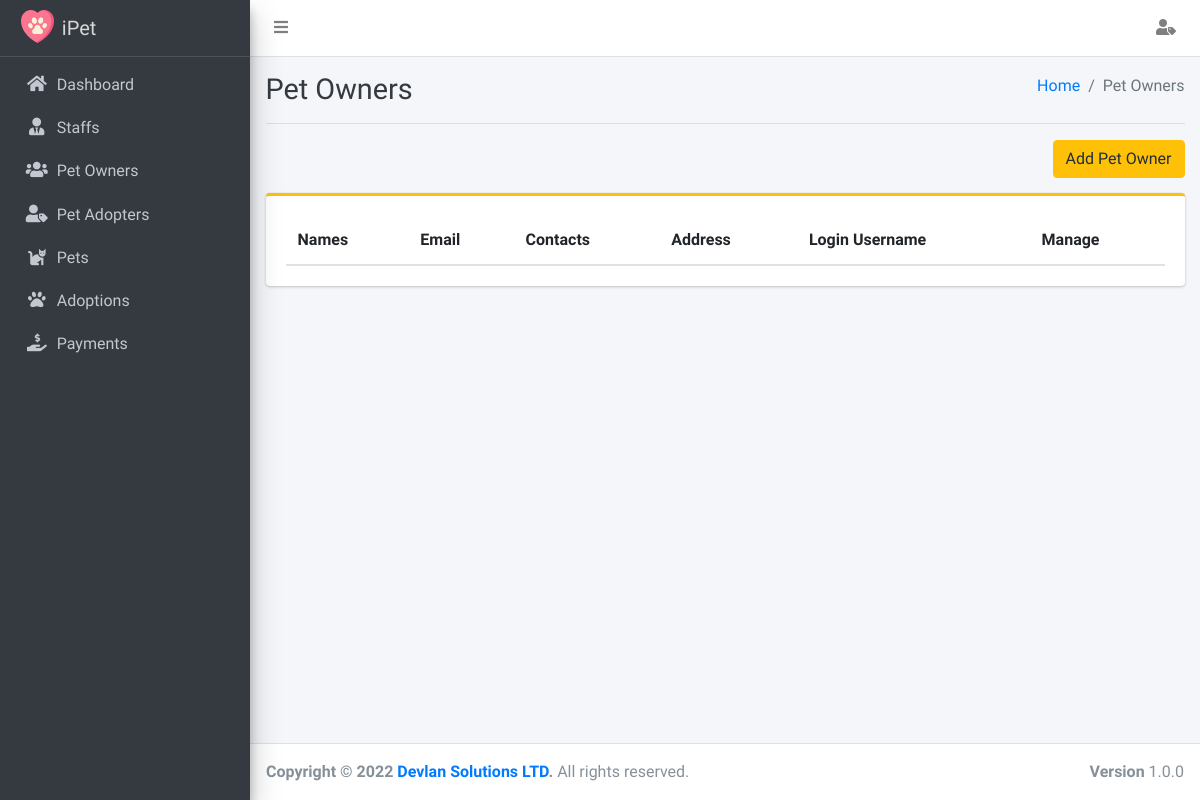
The app's page /views/pet_owners.php (signed in), older data.
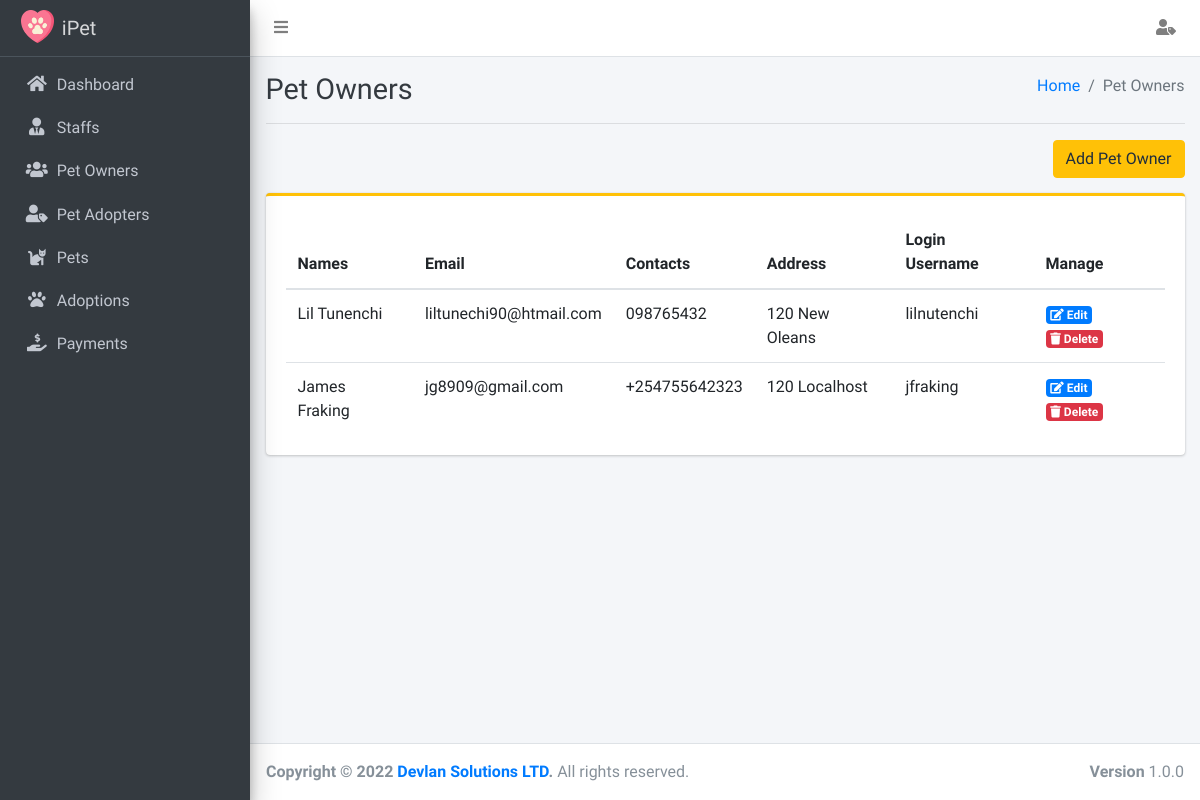
The same page, newer data.
### tables this page shows
CREATE TABLE `pet_owner` (
  `pet_owner_id` int(200) NOT NULL,
  `pet_owner_login_id` int(200) NOT NULL,
  `pet_owner_name` varchar(200) NOT NULL,
  `pet_owner_email` varchar(200) NOT NULL,
  `pet_owner_contacts` varchar(200) NOT NULL,
  `pet_owner_address` longtext NOT NULL
);

### views/pet_owners.php (the view, shortened to what this page needs)
<?php
require_once('../config/config.php');
require_once('../partials/head.php');
?>
<body class="hold-transition sidebar-mini layout-fixed">
    <div class="wrapper">
        <?php require_once('../partials/navbar.php'); ?>
        <?php require_once('../partials/sidebar.php'); ?>
        <div class="content-wrapper">
            <div class="content-header">
                <div class="container-fluid">
                    <div class="row mb-2">
                        <div class="col-sm-6">
                            <h1 class="m-0 text-dark">Pet Owners</h1>
                        </div>
                        <div class="col-sm-6">
                            <ol class="breadcrumb float-sm-right">
                                <li class="breadcrumb-item"><a href="#">Home</a></li>
                                <li class="breadcrumb-item active">Pet Owners</li>
                            </ol>
                        </div>
                    </div>
                    <hr>
                    <div class="text-right">
                        <button type="button" data-toggle="modal" data-target="#add_modal" class="btn btn-warning"> Add Pet Owner</button>
                    </div>
                </div>
            </div>
            <section class="content">
                <div class="container-fluid">
                    <div class="row">
                        <div class="col-md-12">
                            <div class="card card-warning card-outline">
                                <div class="card-body">
                                    <table class="table">
                                        <thead>
                                            <tr>
                                                <th>Names</th>
                                                <th>Email</th>
                                                <th>Contacts</th>
                                                <th>Address</th>
                                                <th>Login Username</th>
                                                <th>Manage</th>
                                            </tr>
                                        </thead>
                                        <tbody>
                                            <?php
                                            $ret = "SELECT * FROM login l
                                            INNER JOIN pet_owner pa ON pa.pet_owner_login_id  = l.login_id";
                                            $stmt = $mysqli->prepare($ret);
                                            $stmt->execute();
                                            $res = $stmt->get_result();
                                            while ($owner = $res->fetch_object()) {
                                            ?>
                                                <tr>
                                                    <td><?php echo $owner->pet_owner_name; ?></td>
                                                    <td><?php echo $owner->pet_owner_email; ?></td>
                                                    <td><?php echo $owner->pet_owner_contacts; ?></td>
                                                    <td><?php echo $owner->pet_owner_address; ?></td>
                                                    <td><?php echo $owner->login_username; ?></td>
                                                    <td>
                                                        <a data-toggle="modal" href="#update_<?php echo $owner->pet_owner_id; ?>" class="badge badge-primary"><i class="fas fa-edit"></i> Edit</a>
                                                        <a data-toggle="modal" href="#delete_<?php echo $owner->pet_owner_id; ?>" class="badge badge-danger"><i class="fas fa-trash"></i> Delete</a>
                                                    </td>
                                                </tr>
                                            <?php } ?>
                                        </tbody>
                                    </table>
                                </div>
                            </div>
                        </div>
                    </div>
                </div>
            </section>
        </div>
        <?php require_once('../partials/footer.php'); ?>
    </div>
</body>
</html>

Row changes from the older to the newer data that the page shows:
added pet_owner: pet_owner_name "Lil Tunenchi", pet_owner_email "liltunechi90@htmail.com", pet_owner_contacts "098765432", pet_owner_address "120 New Oleans", pet_owner_login.login_username "lilnutenchi"
added pet_owner: pet_owner_name "James Fraking", pet_owner_email "jg8909@gmail.com", pet_owner_contacts "+254755642323", pet_owner_address "120 Localhost", pet_owner_login.login_username "jfraking"
